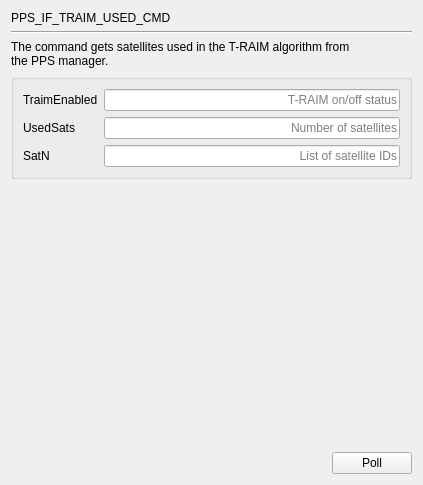
     <widget class="QWidget" name="page_PPS_IF_TRAIM_USED_CMD">
      <layout class="QGridLayout" name="gridLayout_33">
       <item row="0" column="0">
        <widget class="QLabel" name="label_39">
         <property name="text">
          <string>PPS_IF_TRAIM_USED_CMD</string>
         </property>
        </widget>
       </item>
       <item row="1" column="0" colspan="2">
        <widget class="Line" name="line_20">
         <property name="orientation">
          <enum>Qt::Horizontal</enum>
         </property>
        </widget>
       </item>
       <item row="2" column="0" colspan="2">
        <widget class="QLabel" name="label_38">
         <property name="text">
          <string>The command gets satellites used in the T-RAIM algorithm from 
the PPS manager.</string>
         </property>
        </widget>
       </item>
       <item row="3" column="0" colspan="2">
        <widget class="QGroupBox" name="groupBox_12">
         <property name="title">
          <string/>
         </property>
         <layout class="QGridLayout" name="gridLayout_32">
          <item row="0" column="0">
           <widget class="QLabel" name="label_82">
            <property name="text">
             <string>TraimEnabled</string>
            </property>
           </widget>
          </item>
          <item row="0" column="1">
           <widget class="QLineEdit" name="lineEdit_TRAIM_USED_TraimEnabled">
            <property name="alignment">
             <set>Qt::AlignRight|Qt::AlignTrailing|Qt::AlignVCenter</set>
            </property>
            <property name="readOnly">
             <bool>true</bool>
            </property>
            <property name="placeholderText">
             <string>T-RAIM on/off status</string>
            </property>
           </widget>
          </item>
          <item row="1" column="0">
           <widget class="QLabel" name="label_83">
            <property name="text">
             <string>UsedSats</string>
            </property>
           </widget>
          </item>
          <item row="1" column="1">
           <widget class="QLineEdit" name="lineEdit_TRAIM_USED_UsedSats">
            <property name="alignment">
             <set>Qt::AlignRight|Qt::AlignTrailing|Qt::AlignVCenter</set>
            </property>
            <property name="readOnly">
             <bool>true</bool>
            </property>
            <property name="placeholderText">
             <string>Number of satellites</string>
            </property>
           </widget>
          </item>
          <item row="2" column="0">
           <widget class="QLabel" name="label_84">
            <property name="text">
             <string>SatN</string>
            </property>
           </widget>
          </item>
          <item row="2" column="1">
           <widget class="QLineEdit" name="lineEdit_TRAIM_USED_SatN">
            <property name="alignment">
             <set>Qt::AlignRight|Qt::AlignTrailing|Qt::AlignVCenter</set>
            </property>
            <property name="readOnly">
             <bool>true</bool>
            </property>
            <property name="placeholderText">
             <string>List of satellite IDs</string>
            </property>
           </widget>
          </item>
         </layout>
        </widget>
       </item>
       <item row="4" column="1">
        <spacer name="verticalSpacer_20">
         <property name="orientation">
          <enum>Qt::Vertical</enum>
         </property>
         <property name="sizeHint" stdset="0">
          <size>
           <width>20</width>
           <height>267</height>
          </size>
         </property>
        </spacer>
       </item>
       <item row="5" column="0">
        <spacer name="horizontalSpacer_20">
         <property name="orientation">
          <enum>Qt::Horizontal</enum>
         </property>
         <property name="sizeHint" stdset="0">
          <size>
           <width>315</width>
           <height>20</height>
          </size>
         </property>
        </spacer>
       </item>
       <item row="5" column="1">
        <widget class="QPushButton" name="poll_PPS_IF_TRAIM_USED_CMD">
         <property name="text">
          <string>Poll</string>
         </property>
        </widget>
       </item>
      </layout>
     </widget>
